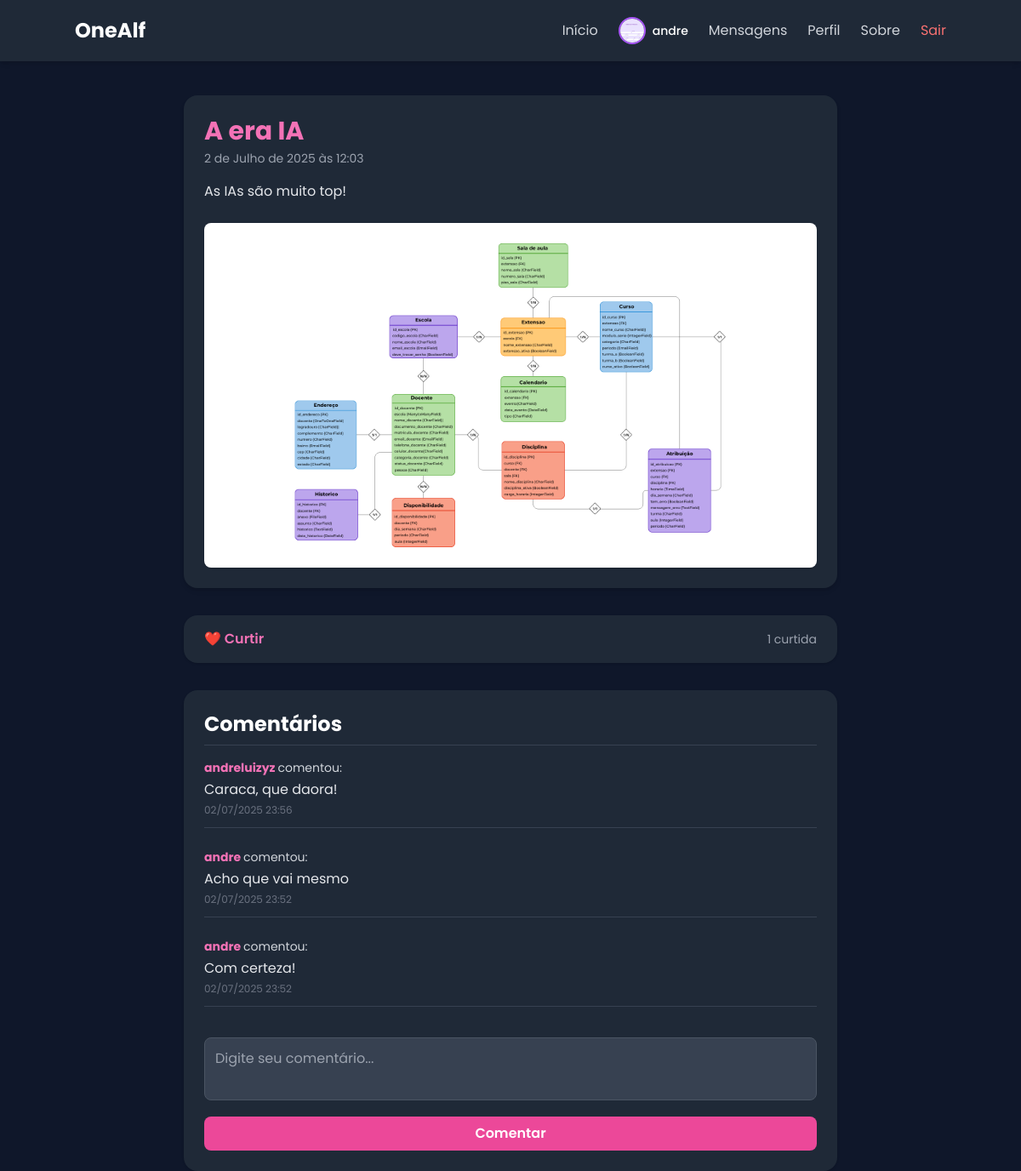
Page /post/1/ (signed in) on the committed database.
### core/models.py (models this page shows, shortened)
class Perfil(models.Model):
    usuario = models.OneToOneField(User, on_delete=models.CASCADE)
    foto = models.ImageField(upload_to='fotos_perfil/', blank=True, null=True)
    bio = models.TextField(blank=True, null=True)

class Post(models.Model):
    titulo = models.CharField(max_length=100)
    conteudo = models.TextField()
    imagem = models.ImageField(upload_to='postagens/', blank=True, null=True)
    autor = models.ForeignKey(Perfil, on_delete=models.CASCADE)
    data_criacao = models.DateTimeField(auto_now_add=True)

class Comentario(models.Model):
    post = models.ForeignKey(Post, on_delete=models.CASCADE, related_name='comentarios')
    autor = models.ForeignKey(Perfil, on_delete=models.CASCADE)
    conteudo = models.TextField()
    data_criacao = models.DateTimeField(default=timezone.now)

### core/views.py (the view)
# urls.py: path('post/<int:post_id>/', views.ver_post, name='ver_post'),
@login_required
def ver_post(request, post_id):
    post = get_object_or_404(Post, id=post_id)
    comentarios = post.comentarios.all().order_by('-data_criacao')
    perfil = request.user.perfil
    perfil_curtiu = post.curtidas.filter(perfil=perfil).exists()
    if request.method == 'POST':
        form = FormComentario(request.POST)
        if form.is_valid():
            comentario = form.save(commit=False)
            comentario.post = post
            comentario.autor = perfil
            comentario.save()
            return redirect('ver_post', post_id=post.id)
    else:
        form = FormComentario()
    return render(request, 'ver_post.html', {
        'post': post,
        'comentarios': comentarios,
        'form': form,
        'perfil_curtiu': perfil_curtiu,
    })

### core/forms.py
class FormComentario(forms.ModelForm):
    class Meta:
        model = Comentario
        fields = ['conteudo']
        labels = {
            'conteudo': 'Comentário',
        }
        widgets = {
            'conteudo': forms.Textarea(attrs={'rows': 2, 'placeholder': 'Digite seu comentário...'}),
        }

### core/templates/ver_post.html (shortened to what this page needs)
{% extends 'base.html' %}
{% load widget_tweaks %}
{% block content %}
<div class="max-w-3xl mx-auto mt-10 text-white space-y-8">
    <div class="bg-gray-800 p-6 rounded-2xl shadow-md">
        <h2 class="text-3xl font-bold text-pink-400">{{ post.titulo }}</h2>
        <p class="text-sm text-gray-400 mt-1">{{ post.data_criacao }}</p>
        <p class="mt-4 leading-relaxed text-gray-200">{{ post.conteudo }}</p>
        {% if post.imagem %}
            <img src="{{ post.imagem.url }}" alt="Imagem do post" class="mt-6 rounded-lg w-full object-cover shadow" />
        {% endif %}
    </div>
    <div class="flex items-center justify-between bg-gray-800 px-6 py-4 rounded-2xl shadow">
        <form method="POST" action="{% url 'curtir_post' post.id %}">
            {% if perfil_curtiu %}
                <button type="submit" class="text-pink-500 hover:text-pink-300 transition duration-150 font-semibold">
                    💔 Descurtir
                </button>
            {% else %}
                <button type="submit" class="text-pink-400 hover:text-pink-300 transition duration-150 font-semibold">
                    ❤️ Curtir
                </button>
            {% endif %}
        </form>
        <p class="text-sm text-gray-400">{{ post.curtidas.count }} curtida{{ post.curtidas.count|pluralize }}</p>
    </div>
    <div class="bg-gray-800 p-6 rounded-2xl shadow">
        <h3 class="text-2xl font-bold text-white mb-4 border-b border-gray-700 pb-2">Comentários</h3>
        <div class="space-y-6">
            {% for comentario in comentarios %}
                <div class="border-b border-gray-700 pb-3">
                    <p class="text-sm text-gray-300">
                        <strong>
                            <a href="{% url 'perfil' comentario.autor.usuario.username %}" class="text-pink-400 hover:underline">
                                {{ comentario.autor.usuario.username }}
                            </a>
                        </strong> comentou:
                    </p>
                    <p class="text-gray-200 mt-1">{{ comentario.conteudo }}</p>
                    <p class="text-xs text-gray-500 mt-1">{{ comentario.data_criacao|date:"d/m/Y H:i" }}</p>
                </div>
            {% empty %}
                <p class="text-gray-400">Seja o primeiro a comentar!</p>
            {% endfor %}
        </div>
        <form method="POST" class="mt-6 space-y-3">
            {{ form.conteudo|add_class:"w-full bg-gray-700 text-white p-3 rounded-lg resize-none border border-gray-600 focus:outline-none focus:ring-2 focus:ring-pink-500 transition duration-150" }}
            <button type="submit" class="w-full bg-pink-500 hover:bg-pink-600 text-white font-semibold py-2 px-4 rounded-lg transition duration-150">
                Comentar
            </button>
        </form>
    </div>
</div>
{% endblock %}

### templates/navbar.html (shortened to what this page needs)
{% load static %}
<nav class="bg-gray-800 p-4 shadow-md">
    <div class="container mx-auto flex justify-between items-center">
        <a href="{% url 'home' %}" class="text-2xl font-bold text-white">OneAlf</a>
        <div class="hidden md:flex items-center space-x-6">
        <a href="{% url 'home' %}" class="text-gray-300 hover:text-white transition duration-300">Início</a>
        {% if user.is_authenticated %}
            <div class="flex items-center space-x-2">
                {% if user.perfil.foto %}
                    <img src="{{ user.perfil.foto.url }}" alt="Perfil" class="w-8 h-8 rounded-full object-cover border-2 border-purple-500">
                {% else %}
                    <img src="{% static 'img/default-user.png' %}" alt="Perfil" class="w-8 h-8 rounded-full object-cover border-2 border-purple-500">
                {% endif %}
                <span class="text-white text-sm font-medium">{{ user.username }}</span>
            </div>
            <a href="{% url 'lista_usuarios' %}" class="text-gray-300 hover:text-white transition duration-300">Mensagens</a>
            <a href="{% url 'perfil' request.user.username %}" class="text-gray-300 hover:text-white transition duration-300">Perfil</a>
            <a href="{% url 'sobre' %}" class="block text-gray-300 hover:text-white transition duration-300 py-2">Sobre</a>
            <form method="POST" action="{% url 'logout' %}" class="inline">
                <button type="submit" class="text-red-400 hover:text-red-500 transition duration-300">Sair</button>
            </form>
        {% else %}
            <a href="{% url 'login' %}" class="text-gray-300 hover:text-white transition duration-300">Entrar</a>
            <a href="{% url 'register' %}" class="text-gray-300 hover:text-white transition duration-300">Registrar</a>
        {% endif %}
        </div>
    </div>
</nav>

### static/css/style.css (style rules this page uses)
body { font-family: 'Poppins', sans-serif; background-color: #0f172a; color: #e2e8f0; }

### rows in the picture
Post: titulo "A era IA", data_criacao "2 de Julho de 2025 às 12:03", conteudo "As IAs são muito top!", imagem (picture), curtidas.count "1"
Comentario: autor.usuario.username "andreluizyz", conteudo "Caraca, que daora!", data_criacao "02/07/2025 23:56"
Comentario: autor.usuario.username "andre", conteudo "Acho que vai mesmo", data_criacao "02/07/2025 23:52"
Comentario: autor.usuario.username "andre", conteudo "Com certeza!", data_criacao "02/07/2025 23:52"

### other values in the picture
{{ user.username }} "andre"
